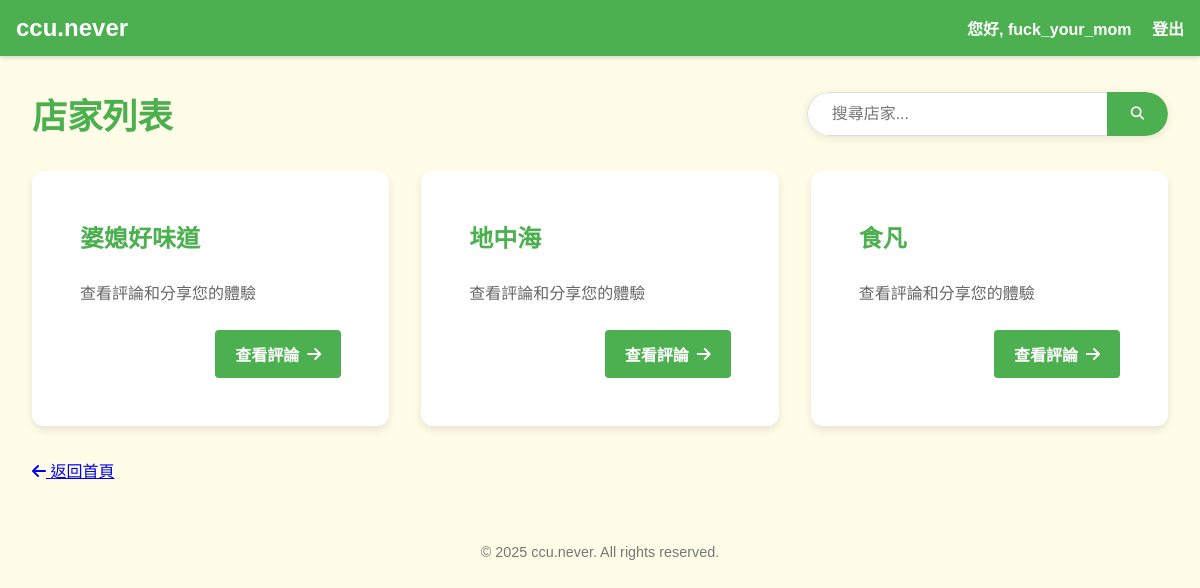
/establishments (signed in), run on the app's committed database.
### app.py (models this page shows)
class Establishment(db.Model):
    id = db.Column(db.Integer, primary_key=True)
    name = db.Column(db.String(100), unique=True, nullable=False)

### app.py (the view)
@app.route("/establishments")
def list_establishments():
    search_query = request.args.get('search', '')
    if search_query:
        establishments = Establishment.query.filter(Establishment.name.ilike(f"%{search_query}%")).all()
    else:
        establishments = Establishment.query.all()
    return render_template("establishments.html", establishments=establishments, search_query=search_query)

### templates/establishments.html (shortened to what this page needs)
<!DOCTYPE html>
<html lang="zh-TW">
  <head>
    <link rel="stylesheet" href="{{ url_for('static', filename='styles/main.css') }}">
    <link rel="stylesheet" href="https://cdnjs.cloudflare.com/ajax/libs/font-awesome/6.4.0/css/all.min.css">
  </head>
  <body>
    <nav class="navbar">
      <a href="{{ url_for('home') }}" class="logo">ccu.never</a>
      <div class="nav-links">
        {% if session['user_id'] %}
          <span>您好, {{ session['username'] }}</span>
          <a href="{{ url_for('logout') }}">登出</a>
        {% else %}
          <a href="{{ url_for('login') }}">登入</a>
          <a href="{{ url_for('register') }}">註冊</a>
        {% endif %}
      </div>
    </nav>
    <div class="establishments-page">
      <div class="establishments-header">
        <h1>店家列表</h1>
        <div class="search-container">
          <form action="{{ url_for('list_establishments') }}" method="GET">
            <div class="search-input-container">
              <input type="text" name="search" placeholder="搜尋店家..." value="{{ search_query }}">
              <button type="submit" class="search-button">
                <i class="fas fa-search"></i>
              </button>
            </div>
          </form>
        </div>
      </div>
      {% if establishments %}
        <div class="establishments-grid">
          {% for est in establishments %}
            <div class="establishment-card">
              <div class="card-content">
                <h2>{{ est.name }}</h2>
                <p class="est-desc">查看評論和分享您的體驗</p>
                <a href="{{ url_for('show_establishment', est_id=est.id) }}" class="view-btn">
                  查看評論 <i class="fas fa-arrow-right"></i>
                </a>
              </div>
            </div>
          {% endfor %}
        </div>
      {% endif %}
      <div class="back-link">
        <a href="{{ url_for('home') }}">
          <i class="fas fa-arrow-left"></i> 返回首頁
        </a>
      </div>
    </div>
    <footer>
      <p>© 2025 ccu.never. All rights reserved.</p>
    </footer>
  </body>
</html>

### static/styles/main.css (style rules this page uses)
* { box-sizing: border-box; }
html, body { margin: 0; padding: 0; font-family: "Noto Sans TC", "Microsoft JhengHei", sans-serif; color: #333; }
body { background-color: #FFFDE7; min-height: 100vh; overflow-y: scroll; }
:root { --color-primary: #FFC107; --color-secondary: #4CAF50; --color-bg: #F5F5F5; --color-accent: #FF5722; --color-text-dark: #333; --color-text-light: #fff; --navbar-height: 56px; --card-shadow: 0 4px 8px rgba(0, 0, 0, 0.1); --card-radius: 12px; --heart-color: #ff2d55; }
.navbar { position: sticky; top: 0; width: 100%; z-index: 999; display: flex; justify-content: space-between; align-items: center; background: var(--color-secondary); padding: 0.75rem 1rem; box-shadow: 0 2px 5px rgba(0, 0, 0, 0.15); height: var(--navbar-height); }
.navbar .logo { font-size: 1.5rem; font-weight: bold; color: var(--color-text-light); text-decoration: none; }
.navbar .nav-links a, .navbar .nav-links span { color: var(--color-text-light); text-decoration: none; margin-left: 1rem; font-weight: 600; }
footer { padding: 1rem; text-align: center; font-size: 0.9rem; color: #777; margin-top: 0; }
.back-link { margin-top: 2rem; }
.establishments-grid { display: grid; grid-template-columns: repeat(auto-fill, minmax(300px, 1fr)); gap: 1.5rem; margin-bottom: 2rem; }
.establishment-card { background: #f8f9fa; border-radius: 8px; padding: 1.5rem; transition: transform 0.3s, box-shadow 0.3s; }
.establishment-card a { text-decoration: none; }
.establishment-card h2 { color: var(--color-secondary); margin: 0; font-size: 1.3rem; transition: color 0.3s; }
.establishments-page { max-width: 1200px; margin: 0 auto; padding: 2rem; }
.establishments-header { display: flex; justify-content: space-between; align-items: center; margin-bottom: 2rem; flex-wrap: wrap; }
.establishments-header h1 { color: var(--color-secondary); margin: 0; font-size: 2.2rem; }
.search-container { margin-left: auto; }
.search-input-container { display: flex; border-radius: 30px; overflow: hidden; box-shadow: 0 2px 10px rgba(0, 0, 0, 0.1); }
.search-input-container input { border: 1px solid #ddd; border-right: none; padding: 0.75rem 1.5rem; width: 300px; border-radius: 30px 0 0 30px; font-size: 1rem; }
.search-button { background: var(--color-secondary); color: white; border: none; padding: 0.75rem 1.5rem; cursor: pointer; border-radius: 0 30px 30px 0; transition: background-color 0.3s; }
.establishments-grid { display: grid; grid-template-columns: repeat(auto-fill, minmax(320px, 1fr)); gap: 2rem; }
.establishment-card { background: white; border-radius: var(--card-radius); box-shadow: var(--card-shadow); overflow: hidden; transition: transform 0.3s, box-shadow 0.3s; display: flex; flex-direction: column; }
.card-content { padding: 1.5rem; display: flex; flex-direction: column; flex-grow: 1; }
.establishment-card h2 { color: var(--color-secondary); margin-top: 0; margin-bottom: 0.75rem; font-size: 1.5rem; }
.est-desc { color: #666; margin-bottom: 1.5rem; line-height: 1.5; flex-grow: 1; }
.view-btn { display: inline-flex; align-items: center; justify-content: center; gap: 0.5rem; background: var(--color-secondary); color: white; text-decoration: none; padding: 0.75rem 1.25rem; border-radius: 4px; font-weight: 600; transition: background-color 0.3s, transform 0.2s; align-self: flex-end; }

### data on the page
Establishment: name "婆媳好味道"
Establishment: name "地中海"
Establishment: name "食凡"

### other printed values
{{ session['username'] }} "fuck_your_mom"
